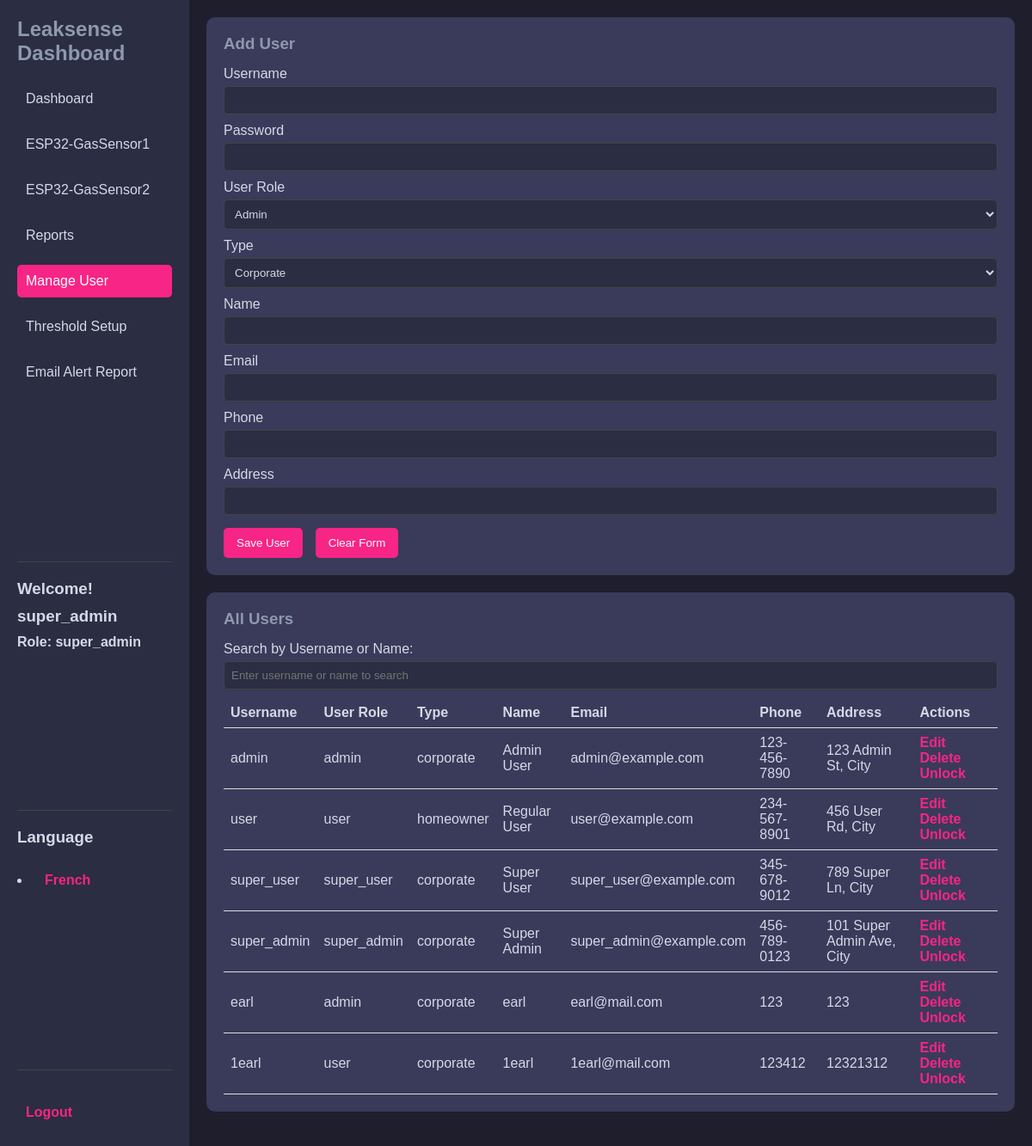
/dashboard/manage_user.php (signed in), run on the app's committed database.
### tables this page shows
CREATE TABLE `user` (
  `userID` int(11) NOT NULL,
  `username` varchar(50) NOT NULL,
  `password` varchar(255) NOT NULL,
  `userrole` enum('admin','user','super_user','super_admin') NOT NULL,
  `type` enum('corporate','homeowner') NOT NULL,
  `name` varchar(100) NOT NULL,
  `email` varchar(100) NOT NULL,
  `phone` varchar(20) DEFAULT NULL,
  `address` varchar(255) DEFAULT NULL,
  `status` tinyint(1) DEFAULT 0,
  `login_attempt` int(11) DEFAULT 0,
  `lockout_until` timestamp NULL DEFAULT NULL,
  `timestamp` timestamp NOT NULL DEFAULT current_timestamp()
);

### dashboard/manage_user.php (the view, shortened to what this page needs)
<?php
include '../db_connection.php';
$username = '';
$userrole = '';
$type = '';
$name = '';
$email = '';
$phone = '';
$address = '';
$action = 'Add User';
$stmt = $pdo->query("SELECT * FROM user");
$users = $stmt->fetchAll(PDO::FETCH_ASSOC);
?>
<!DOCTYPE html>
<html lang="en">
<head>
</head>
<body>
    <div class="dashboard-container">
        <aside class="sidebar">
            <div>
                <h2>Leaksense Dashboard</h2>
                <nav>
                    <ul>
                        <li><a href="dashboard.php">Dashboard</a></li>
                        <li><a href="gs1.php">ESP32-GasSensor1</a></li>
                        <li><a href="gs2.php">ESP32-GasSensor2</a></li>
                        <li><a href="Reports.php">Reports</a></li>
                        <li><a href="manage_user.php" class="active">Manage User</a></li>
                        <li><a href="Threshold.php">Threshold Setup</a></li>
                        <li><a href="email_alert_report.php">Email Alert Report</a></li>
                    </ul>
                </nav>
            </div>
            <div class="bottom-section">
            <h3>Welcome!</h3>
                <h3><?php echo htmlspecialchars($_SESSION['username']); ?></h3>
                <h4>Role: <?php echo htmlspecialchars($_SESSION['userrole']); ?></h4>
            </div>
            <div class="bottom-section">
                <h3>Language</h3>
                <li><a href="manage_user_fr.php">French</a></li>
            </div>
            <div class="bottom-section">
                <a href="../logout.php">Logout</a>
            </div>
        </aside>
        <main class="main-dashboard">
            <div class="form-container">
                <h3><?php echo $action; ?></h3>
                <form action="" method="post">
                    <label>Username</label>
                    <input type="text" name="username" value="<?php echo htmlspecialchars($username); ?>" required <?php echo ($action === 'Edit User') ? 'readonly' : ''; ?>>
                    <label>Password</label>
                    <input type="password" name="password" <?php echo ($action === 'Edit User') ? '' : 'required'; ?>>
                    <label>User Role</label>
                    <select name="userrole" required>
                        <option value="admin" <?php echo ($userrole === 'admin') ? 'selected' : ''; ?>>Admin</option>
                    </select>
                    <label>Type</label>
                    <select name="type" required>
                        <option value="corporate" <?php echo ($type === 'corporate') ? 'selected' : ''; ?>>Corporate</option>
                    </select>
                    <label>Name</label>
                    <input type="text" name="name" value="<?php echo htmlspecialchars($name); ?>" required>
                    <label>Email</label>
                    <input type="email" name="email" value="<?php echo htmlspecialchars($email); ?>" required>
                    <label>Phone</label>
                    <input type="text" name="phone" value="<?php echo htmlspecialchars($phone); ?>" required>
                    <label>Address</label>
                    <input type="text" name="address" value="<?php echo htmlspecialchars($address); ?>" required>
                    <div class="button-group">
                        <button type="submit">Save User</button>
                        <button type="reset">Clear Form</button>
                    </div>
                </form>
            </div>
            <div class="table-container">
                <h3>All Users</h3>
                <div class="search-container">
                    <label for="searchInput">Search by Username or Name:</label>
                    <input type="text" id="searchInput" onkeyup="filterUsers()" placeholder="Enter username or name to search">
                </div>
                <table id="userTable">
                    <thead>
                        <tr>
                            <th>Username</th>
                            <th>User Role</th>
                            <th>Type</th>
                            <th>Name</th>
                            <th>Email</th>
                            <th>Phone</th>
                            <th>Address</th>
                            <th>Actions</th>
                        </tr>
                    </thead>
                    <tbody>
                        <?php foreach ($users as $user): ?>
                            <tr>
                                <td><?php echo htmlspecialchars($user["username"]); ?></td>
                                <td><?php echo htmlspecialchars($user["userrole"]); ?></td>
                                <td><?php echo htmlspecialchars($user["type"]); ?></td>
                                <td><?php echo htmlspecialchars($user["name"]); ?></td>
                                <td><?php echo htmlspecialchars($user["email"]); ?></td>
                                <td><?php echo htmlspecialchars($user["phone"]); ?></td>
                                <td><?php echo htmlspecialchars($user["address"]); ?></td>
                                <td class="action-buttons">
                                    <a href="?action=edit&username=<?php echo urlencode($user["username"]); ?>">Edit</a>
                                    <a href="?action=delete&username=<?php echo urlencode($user["username"]); ?>" onclick="return confirm('Are you sure?')">Delete</a>
                                    <a href="?action=unlock&username=<?php echo urlencode($user["username"]); ?>">Unlock</a>
                                </td>
                            </tr>
                        <?php endforeach; ?>
                    </tbody>
                </table>
            </div>
        </main>
    </div>
</body>
</html>

### dashboard/manage_user.php (style rules this page uses)
* { margin: 0; padding: 0; box-sizing: border-box; }
body { font-family: Arial, sans-serif; background-color: #1E1E2D; color: #fff; display: flex; }
.dashboard-container { display: flex; height: 100vh; width: 100%; }
.sidebar { background-color: #2B2D42; width: 220px; padding: 20px; display: flex; flex-direction: column; justify-content: space-between; }
.sidebar h2 { color: #8D99AE; font-size: 1.5em; margin-bottom: 20px; }
.sidebar ul { list-style: none; padding-left: 0; }
.sidebar li { margin-bottom: 15px; }
.sidebar a { text-decoration: none; color: #D6D8E7; font-size: 1em; display: block; padding: 10px; border-radius: 5px; transition: background-color 0.2s; }
.sidebar a:hover, .sidebar a.active { background-color: #F72585; color: #fff; }
.main-dashboard { flex: 1; padding: 20px; overflow-y: auto; }
.form-container, .table-container { background: #3A3A5A; padding: 20px; border-radius: 10px; margin-bottom: 20px; }
h3 { color: #8D99AE; margin-bottom: 15px; }
label { color: #D6D8E7; display: block; margin-top: 10px; }
input, select { width: 100%; padding: 8px; background-color: #2B2D42; color: #D6D8E7; border: 1px solid #444; border-radius: 5px; margin-top: 5px; }
.button-group { margin-top: 15px; }
button { padding: 10px 15px; background-color: #F72585; border: none; border-radius: 5px; color: #fff; cursor: pointer; margin-right: 10px; }
table { width: 100%; color: #D6D8E7; margin-top: 10px; border-collapse: collapse; }
table th, table td { padding: 8px; text-align: left; border-bottom: 1px solid #ddd; }
.action-buttons a { color: #F72585; text-decoration: none; margin-right: 10px; font-weight: bold; }
.bottom-section { border-top: 1px solid #444; padding-top: 20px; color: #D6D8E7; text-align: left; }
.bottom-section h3, .bottom-section h5 { margin-bottom: 10px; color: #D6D8E7; }
.bottom-section a { color: #F72585; text-decoration: none; font-weight: bold; display: inline-block; margin-top: 10px; }

### data on the page
user: username "admin", userrole "admin", type "corporate", name "Admin User", email "admin@example.com", phone "123-456-7890", address "123 Admin St, City"
user: username "user", userrole "user", type "homeowner", name "Regular User", email "user@example.com", phone "234-567-8901", address "456 User Rd, City"
user: username "super_user", userrole "super_user", type "corporate", name "Super User", email "super_user@example.com", phone "345-678-9012", address "789 Super Ln, City"
user: username "super_admin", userrole "super_admin", type "corporate", name "Super Admin", email "super_admin@example.com", phone "456-789-0123", address "101 Super Admin Ave, City"
user: username "earl", userrole "admin", type "corporate", name "earl", email "earl@mail.com", phone "123", address "123"
user: username "1earl", userrole "user", type "corporate", name "1earl", email "1earl@mail.com", phone "123412", address "12321312"

### other printed values
$_SESSION['username'] "super_admin"
$_SESSION['userrole'] "super_admin"
$action "Add User"
